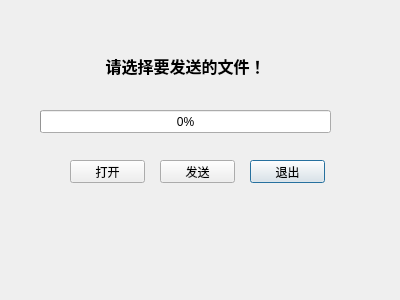
<?xml version="1.0" encoding="UTF-8"?>
<ui version="4.0">
 <class>TcpServer</class>
 <widget class="QDialog" name="TcpServer">
  <property name="geometry">
   <rect>
    <x>0</x>
    <y>0</y>
    <width>400</width>
    <height>300</height>
   </rect>
  </property>
  <property name="windowTitle">
   <string>Dialog</string>
  </property>
  <widget class="QLabel" name="serverStatusLabel">
   <property name="geometry">
    <rect>
     <x>20</x>
     <y>30</y>
     <width>331</width>
     <height>71</height>
    </rect>
   </property>
   <property name="font">
    <font>
     <family>Agency FB</family>
     <pointsize>12</pointsize>
     <weight>75</weight>
     <bold>true</bold>
    </font>
   </property>
   <property name="text">
    <string>请选择要发送的文件！</string>
   </property>
   <property name="alignment">
    <set>Qt::AlignCenter</set>
   </property>
  </widget>
  <widget class="QPushButton" name="serverCloseBtn">
   <property name="geometry">
    <rect>
     <x>250</x>
     <y>160</y>
     <width>75</width>
     <height>23</height>
    </rect>
   </property>
   <property name="text">
    <string>退出</string>
   </property>
  </widget>
  <widget class="QPushButton" name="serverOpenBtn">
   <property name="geometry">
    <rect>
     <x>70</x>
     <y>160</y>
     <width>75</width>
     <height>23</height>
    </rect>
   </property>
   <property name="text">
    <string>打开</string>
   </property>
  </widget>
  <widget class="QProgressBar" name="progressBar">
   <property name="geometry">
    <rect>
     <x>40</x>
     <y>110</y>
     <width>291</width>
     <height>23</height>
    </rect>
   </property>
   <property name="value">
    <number>0</number>
   </property>
  </widget>
  <widget class="QPushButton" name="serverSendBtn">
   <property name="geometry">
    <rect>
     <x>160</x>
     <y>160</y>
     <width>75</width>
     <height>23</height>
    </rect>
   </property>
   <property name="text">
    <string>发送</string>
   </property>
  </widget>
 </widget>
 <resources/>
 <connections/>
</ui>
